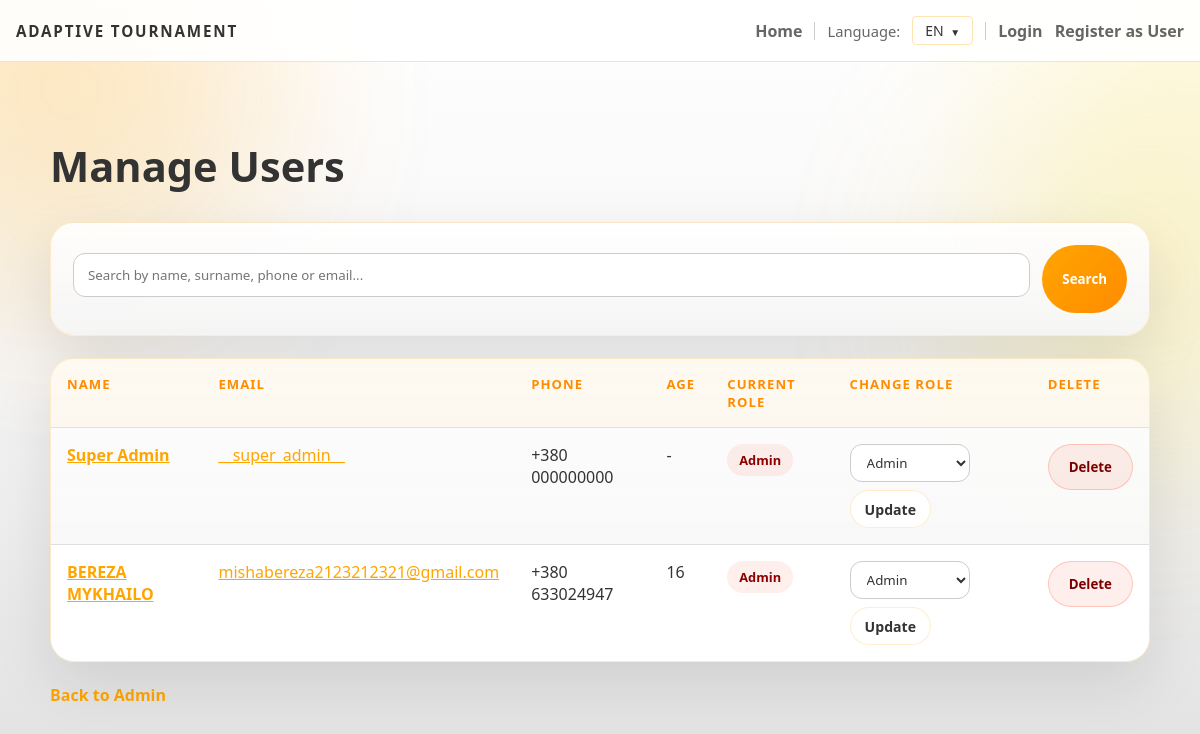
Screenshot of /admin/users with the database file from the repository.
### backend/models.py (models this page shows, shortened)
class User(db.Model):
    id = db.Column(db.Integer, primary_key=True)
    first_name = db.Column(db.String(120), nullable=False)
    last_name = db.Column(db.String(120), nullable=False)
    email = db.Column(db.String(200), unique=True, nullable=False)
    password_hash = db.Column(db.String(255), nullable=False, default='')
    phone_country_code = db.Column(db.String(10), nullable=False, default='+380')
    phone_number = db.Column(db.String(30), nullable=False, default='')
    age = db.Column(db.Integer)
    bio = db.Column(db.Text)
    role = db.Column(db.String(30), default='team')
    is_verified = db.Column(db.Boolean, default=False)
    verification_token = db.Column(db.String(64), unique=True, nullable=True)
    last_login_at = db.Column(db.DateTime, nullable=True)
    login_token = db.Column(db.String(64), unique=True, nullable=True)
    @property
    def phone_display(self):
        if self.phone_country_code and self.phone_number:
            return f"{self.phone_country_code} {self.phone_number}"
        return self.phone_number or ''

### backend/admin.py (the view, shortened to what this page needs)
def admin_users():
    users = User.query.all()
    search = request.args.get('search', '').strip()
    return render_template('admin_users.html', users=users, search=search)

### backend/app.py (called while the page is built)
@app.context_processor
def inject_user_processor():
    return inject_user()

@app.context_processor
def translation_processor():
    return translation()

### backend/app_helpers.py (called while the page is built)
def get_current_user():
    uid = session.get('user_id')
    if uid:
        return db.session.get(User, uid)
    return None

def inject_user():
    return {'get_current_user': get_current_user}

### backend/translations.py (called while the page is built)
def get_text(key, lang='en', **kwargs):
    if lang not in TRANSLATIONS:
        lang = 'en'
    text = TRANSLATIONS[lang].get(key, TRANSLATIONS['en'].get(key, key))
    if kwargs:
        try:
            return text.format(**kwargs)
        except Exception:
            return text
    return text

### templates/admin_users.html (shortened to what this page needs)
{% extends 'base.html' %}
{% block head %}
  <link rel="stylesheet" href="/static/css/admin.css">
{% endblock %}
{% block content %}
<div class="admin-page">
  <h2 class="page-title">{{ t('admin_users_title') }}</h2>
  <div class="search-panel">
    <form method="get" class="search-form">
      <input type="text" name="search" placeholder="{{ t('search_users_placeholder') }}" value="{{ search }}">
      <button type="submit" class="submit-btn">{{ t('search') }}</button>
    </form>
  </div>
  <div class="table-shell">
    <table class="admin-table">
      <thead>
        <tr>
          <th>{{ t('name') }}</th>
          <th>{{ t('email') }}</th>
          <th>{{ t('phone') }}</th>
          <th>{{ t('age') }}</th>
          <th>{{ t('current_role') }}</th>
          <th>{{ t('change_role') }}</th>
          <th>{{ t('delete') }}</th>
        </tr>
      </thead>
      <tbody>
        {% for user in users %}
          <tr>
            <td><strong><a href="/user/{{ user.id }}">{{ user.first_name }} {{ user.last_name }}</a></strong></td>
            <td><a href="/user/{{ user.id }}">{{ user.email }}</a></td>
            <td>{{ user.phone_display or '-' }}</td>
            <td>{{ user.age or '-' }}</td>
            <td>
              <span class="status-pill {{ user.role if user.role in ['admin', 'jury', 'team'] else 'default' }}">
                {% if user.role == 'admin' %}
                  {{ t('admin_short') }}
                {% elif user.role == 'jury' %}
                  {{ t('jury_short') }}
                {% else %}
                  {{ t('team') }}
                {% endif %}
              </span>
            </td>
            <td>
              <form method="post" action="/admin/user/{{ user.id }}/change-role" class="role-form">
                <select name="role">
                  <option value="admin" {% if user.role == 'admin' %}selected{% endif %}>{{ t('admin_short') }}</option>
                </select>
                <button type="submit" class="inline-btn">{{ t('update') }}</button>
              </form>
            </td>
            <td>
              <form method="post" action="/admin/user/{{ user.id }}/delete" class="inline-form">
                <button onclick="return confirm('{{ t('delete') }}?')" class="danger-btn">{{ t('delete') }}</button>
              </form>
            </td>
          </tr>
        {% else %}
          <tr>
            <td colspan="7" class="empty-row">
              {% if search %}{{ t('no_users_found') }} "{{ search }}"{% else %}{{ t('no_users_found') }}{% endif %}
            </td>
          </tr>
        {% endfor %}
      </tbody>
    </table>
  </div>
  <div class="back-link">
    <a href="/admin/dashboard">{{ t('back_to_admin') }}</a>
  </div>
</div>
{% endblock %}

### static/css/main.css (style rules this page uses)
:root { --bg: #ffffff; --bg-soft: #f9f9f9; --panel: rgba(255, 255, 255, 0.95); --panel-border: rgba(255, 165, 0, 0.3); --text: #333333; --muted: #666666; --accent: #ffa500; --accent-strong: #ff8c00; --success: #32cd32; --warning: #ffd700; --danger: #ff6347; --font-ui: "Segoe UI", "Trebuchet MS", Arial, sans-serif; --font-display: var(--font-ui); --font-body: var(--font-ui); }
* { box-sizing: border-box; }
html { scroll-behavior: smooth; }
body { margin: 0; min-height: 100vh; font-family: var(--font-body); color: var(--text); background: radial-gradient(circle at top left, rgba(255, 165, 0, 0.1), transparent 28%), radial-gradient(circle at top right, rgba(255, 215, 0, 0.1), transparent 22%), linear-gradient(180deg, #ffffff 0%, #f5f5f5 45%, #e0e0e0 100%); }
a { color: inherit; }
h1, h2, h3, h4, h5, h6, .page-title, .hero-title, .hero-panel-title, .tournament-name { font-family: var(--font-display); }
body, p, li, label, input, textarea, select, button, a, th, td, .flash-message, .status-chip, .status-pill { font-family: var(--font-body); }
.container a:not(.primary-button):not(.secondary-button):not(.panel-link):not(.brand-mark) { color: #ffa500; }
form input, form textarea, form select { width: 100%; padding: 12px 14px; margin: 8px 0 16px; border: 1px solid #cccccc; border-radius: 12px; box-sizing: border-box; background: #ffffff; color: #333333; }
form button { padding: 11px 20px; background: linear-gradient(135deg, var(--accent) 0%, var(--accent-strong) 100%); color: #04101e; border: none; border-radius: 999px; cursor: pointer; font-weight: 800; }

### rows the page displays
User: first_name "Super", last_name "Admin", email "__super_admin__", phone_country_code+phone_number "+380 000000000", age "-", t "Admin", role "Admin", t "Update", t "Delete"
User: first_name "BEREZA", last_name "MYKHAILO", email "mishabereza2123212321@gmail.com", phone_country_code+phone_number "+380 633024947", age "16", role "Admin", t "Update", t "Delete"

### other values shown
{{ t('app_title') }} "ADAPTIVE TOURNAMENT"
{{ t('home') }} "Home"
{{ t('language') }} "Language"
{{ lang|upper }} "EN"
{{ t('login') }} "Login"
{{ t('register') }} "Register as User"
{{ t('admin_users_title') }} "Manage Users"
{{ t('search') }} "Search"
{{ t('name') }} "NAME"
{{ t('email') }} "EMAIL"
{{ t('phone') }} "PHONE"
{{ t('age') }} "AGE"
{{ t('current_role') }} "CURRENT ROLE"
{{ t('change_role') }} "CHANGE ROLE"
{{ t('delete') }} "DELETE"
